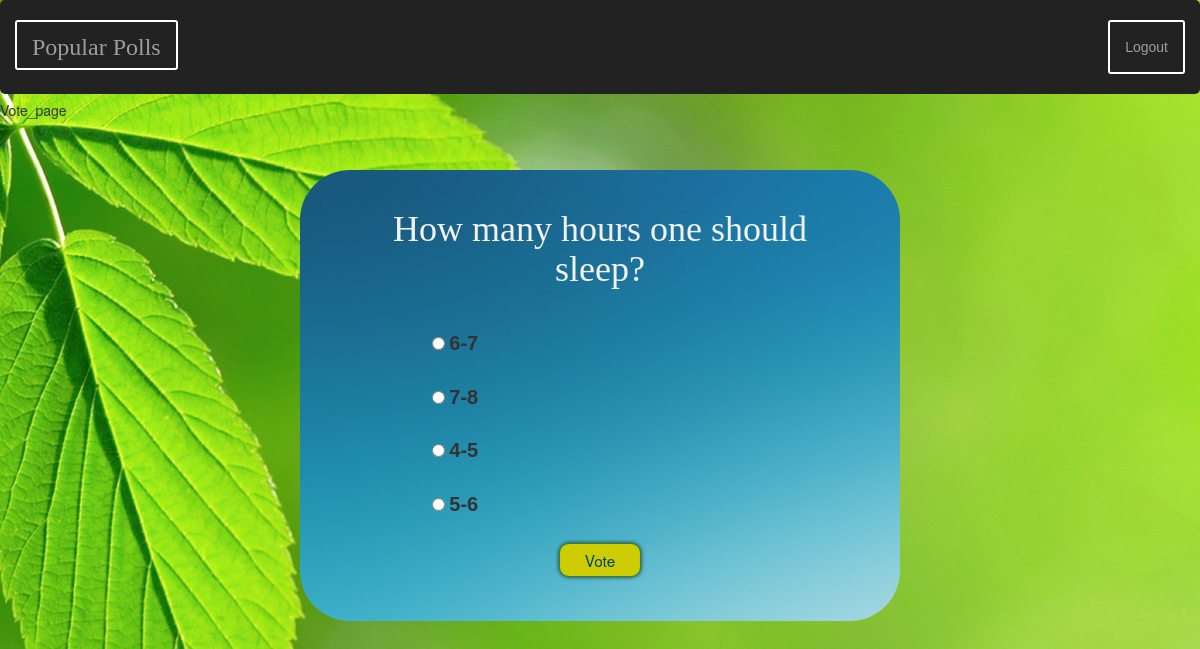
Screenshot of /polls/7/ with the database file from the repository.
### polls/models.py (models this page shows, shortened)
class Question(models.Model):
	question_text = models.CharField(max_length=200)
	pub_date = models.DateTimeField('date published')
	def was_published_recently(self):
		now = timezone.now()
		return now - datetime.timedelta(days=1) <= self.pub_date <=now
	was_published_recently.admin_order_field = 'pub_date'
	was_published_recently.boolean = True
	was_published_recently.short_description = 'Published recently?'

class Choice(models.Model):
	question = models.ForeignKey(Question)
	choice_text = models.CharField(max_length=200)
	votes = models.IntegerField(default=0)
	percent = models.IntegerField(default=0)

### polls/views.py (the view)
# urls.py: url(r'^(?P<pk>\d+)/$', views.DetailView.as_view(), name='detail'),
class DetailView(generic.DetailView):
	model = Question
	template_name = 'polls/detail.html'
	def get_queryset(self):
		return Question.objects.filter(pub_date__lte=timezone.now())

### polls/templates/polls/detail.html (shortened to what this page needs)
{% extends 'polls/base.html' %}
{% block body %}
{% block title %}Vote_page{% endblock %}
<div class="center detailover">
	<div class="center colortext1">
		<h1 class="quest_head"> {{ question.question_text }}</h1>
	</div>
	<div class="center">
		<form action="{% url 'polls:vote' question.id %}" method="post">
			{% for choice in question.choice_set.all %}
				<div class="center">
					<input type="radio" name="choice" id="choice{{ forloop.counter }}" value="{{ choice.id}}" />
						<label class="options " for="choice{{ forloop.counter }}">{{ choice.choice_text }}</label><br/>
				</div>
			{% endfor %}
			<div class="center quest_head">
				<input id="gobutton" type="submit" value="Vote" />
			</div>
		</form>
	</div>
</div>
{% endblock %}

### polls/static/polls/style.css (style rules this page uses)
.center { margin: auto; width: 80%; padding: 10px; }
.colortext1 { width:90%; font-family: "Times New Roman", Times, serif; color:blue; }
.options { font-size: 20px; font-family: "Comic Sans MS", cursive, sans-serif; }
input#gobutton { cursor:pointer; padding:5px 25px; background:#cccc00; border:1px solid #33842a; -moz-border-radius: 10px; -webkit-border-radius: 10px; border-radius: 10px; -webkit-box-shadow: 0 0 4px rgba(0,0,0, .75); -moz-box-shadow: 0 0 4px rgba(0,0,0, .75); box-shadow: 0 0 4px rgba(0,0,0, .75); color:#004466; font-size:1.1em; }
.quest_head { color: #f2f2f2; width:100%; text-align: center; }
.detailover { border-radius: 50px; margin-top:50px; width:50%; background: white url("images/detail_bg.jpg") no-repeat ; }

### rows the page displays
Question: question_text "How many hours one should sleep?"
Choice: choice_text "6-7"
Choice: choice_text "7-8"
Choice: choice_text "4-5"
Choice: choice_text "5-6"
